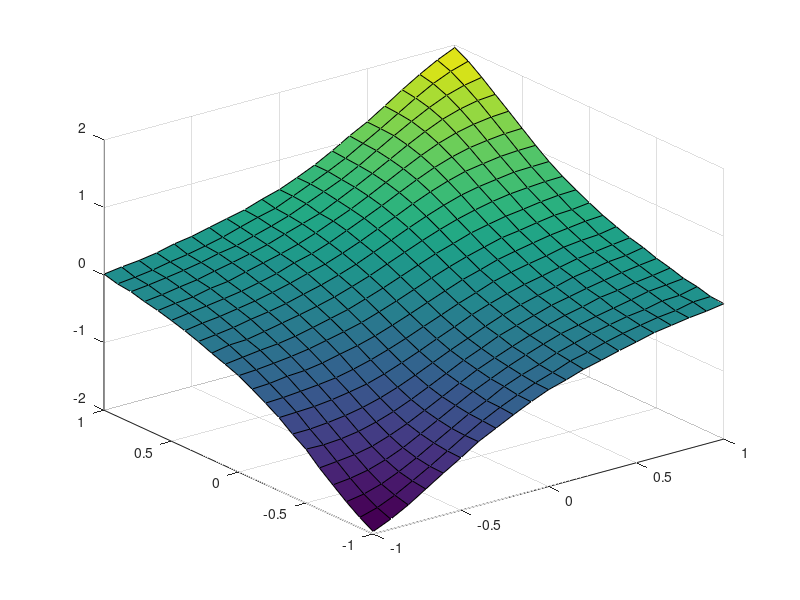

The MATLAB script that drew this image:
% this script shows that the certainty equivalent for prospect theory 
% (i.e. "erf" utility function) investor is not a concave function of allocation
% see "Risk and Asset Allocation" - Springer (2005), by A. Meucci

clear; clc; close all

%%%%%%%%%%%%%%%%%%%%%%%%%%%%%%%%%%%%%%%%%%%%%%%%%%%%%%%%%%%%%%%%%%%%%%%%%%%%%%%%%%%%%%%%%%%%%%%%%%%%%%%%%%%%%%%%%%%%%%%
% inputs (normal market, prospect-theory utility)
%%%%%%%%%%%%%%%%%%%%%%%%%%%%%%%%%%%%%%%%%%%%%%%%%%%%%%%%%%%%%%%%%%%%%%%%%%%%%%%%%%%%%%%%%%%%%%%%%%%%%%%%%%%%%%%%%%%%%%%
Mu=[1 1]';
sigma=[1 1];
Rho=-.99;

Alpha_1s=[-1:.1:1];
Alpha_2s=[-1:.1:1];

NumSimulations=10000;

%%%%%%%%%%%%%%%%%%%%%%%%%%%%%%%%%%%%%%%%%%%%%%%%%%%%%%%%%%%%%%%%%%%%%%%%%%%%%%%%%%%%%%%%%%%%%%%%%%%%%%%%%%%%%%%%%%%%%%
% process data
%%%%%%%%%%%%%%%%%%%%%%%%%%%%%%%%%%%%%%%%%%%%%%%%%%%%%%%%%%%%%%%%%%%%%%%%%%%%%%%%%%%%%%%%%%%%%%%%%%%%%%%%%%%%%%%%%%%%%%
C=[1 Rho; Rho 1];
Sigma=diag(sigma)*C*diag(sigma);


CE=zeros(length(Alpha_1s),length(Alpha_2s));
for n=1:length(Alpha_1s)
    Countdown = length(Alpha_1s)-n+1
    for m=1:length(Alpha_2s)
        Alpha=[Alpha_1s(n); Alpha_2s(m)];
        mu=Alpha'*Mu;
        sigma=sqrt(Alpha'*Sigma*Alpha);
        Portfolio=mu+sigma*randn(NumSimulations,1);
        Exp_U=mean(erf(Portfolio));
        CE(n,m)=erfinv(Exp_U);
    end
end

%%%%%%%%%%%%%%%%%%%%%%%%%%%%%%%%%%%%%%%%%%%%%%%%%%%%%%%%%%%%%%%%%%%%%%%%%%%%%%%%%%%%%%%%%%%%%%%%%%%%%%%%%%%%%%%%%%
% plots
%%%%%%%%%%%%%%%%%%%%%%%%%%%%%%%%%%%%%%%%%%%%%%%%%%%%%%%%%%%%%%%%%%%%%%%%%%%%%%%%%%%%%%%%%%%%%%%%%%%%%%%%%%%%%%%%%%%%%%
[ALPHA_1s,ALPHA_2s] = meshgrid(Alpha_1s,Alpha_2s);
figure
hf=surf(ALPHA_1s,ALPHA_2s,CE');
grid on
